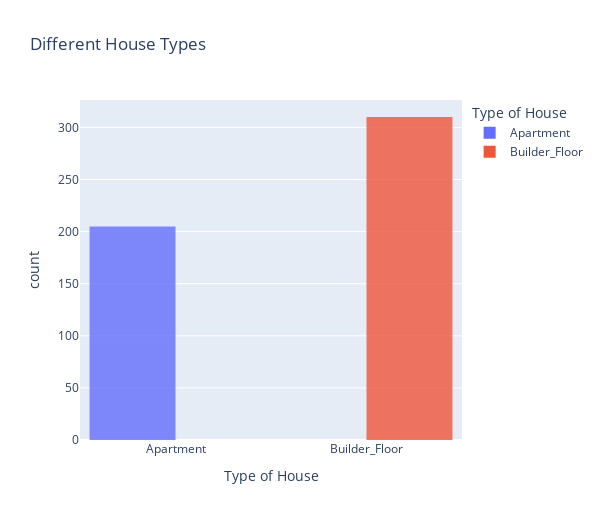

This figure's notebook cell:
### Code cell
# House Types
fig = px.histogram(df3,x='Type',
                    title='Different House Types',
                    opacity=0.8,
                    color = 'Type',
                    #color_discrete_sequence=['indianred'],
                    labels={'Type':'Type of House'})
fig.update_layout(barmode='group', bargap=0.10,bargroupgap=0.0,height=520,width=600)
fig.show()

### Figure 1 — Plotly figure (JSON) as saved in the notebook; plotly's stock layout.template omitted (floating-point values rounded to 4 significant figures; data arrays with more than 128 entries replaced by an {"elided": "..."} marker saying what was removed)
{"data": [{"alignmentgroup": "True", "bingroup": "x", "hovertemplate": "Type of House=%{x}<br>count=%{y}<extra></extra>", "legendgroup": "Apartment", "marker": {"color": "#636efa", "opacity": 0.8}, "name": "Apartment", "offsetgroup": "Apartment", "orientation": "v", "showlegend": true, "type": "histogram", "x": {"elided": "205 str values"}, "xaxis": "x", "yaxis": "y"}, {"alignmentgroup": "True", "bingroup": "x", "hovertemplate": "Type of House=%{x}<br>count=%{y}<extra></extra>", "legendgroup": "Builder_Floor", "marker": {"color": "#EF553B", "opacity": 0.8}, "name": "Builder_Floor", "offsetgroup": "Builder_Floor", "orientation": "v", "showlegend": true, "type": "histogram", "x": {"elided": "310 str values"}, "xaxis": "x", "yaxis": "y"}], "layout": {"bargap": 0.1, "bargroupgap": 0, "barmode": "group", "height": 520, "legend": {"title": {"text": "Type of House"}, "tracegroupgap": 0}, "title": {"text": "Different House Types"}, "width": 600, "xaxis": {"anchor": "y", "categoryarray": ["Apartment", "Builder_Floor"], "categoryorder": "array", "domain": [0, 1], "title": {"text": "Type of House"}}, "yaxis": {"anchor": "x", "domain": [0, 1], "title": {"text": "count"}}}}
